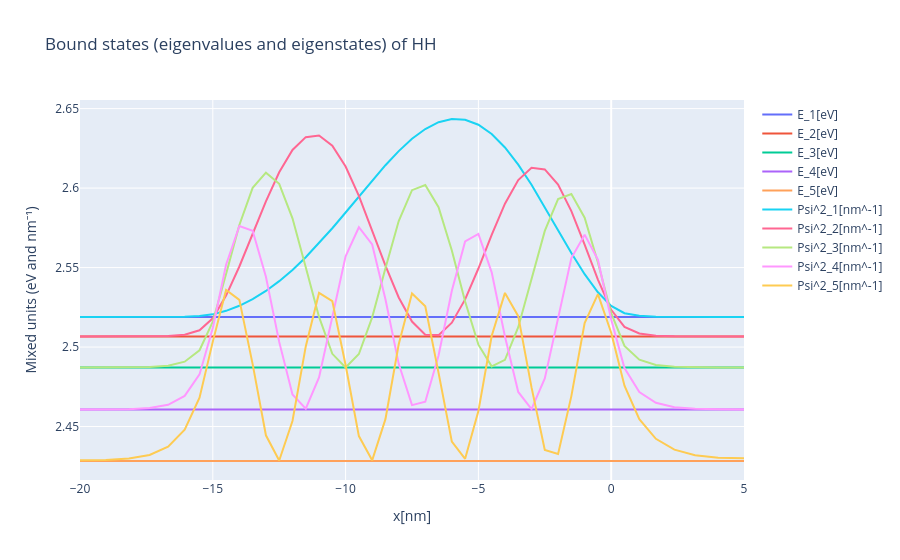

Notebook cell for this chart:
### Markdown cell above
Bound states in HH (eigenenergies and eigenstates)

### Code cell
plot_probabilities_file_one_axis(
    BIAS0 / "Quantum" / "c-Ge_QW" / "HH" / "probabilities_shift_k00000.dat",
    title="Bound states (eigenvalues and eigenstates) of HH"
)
